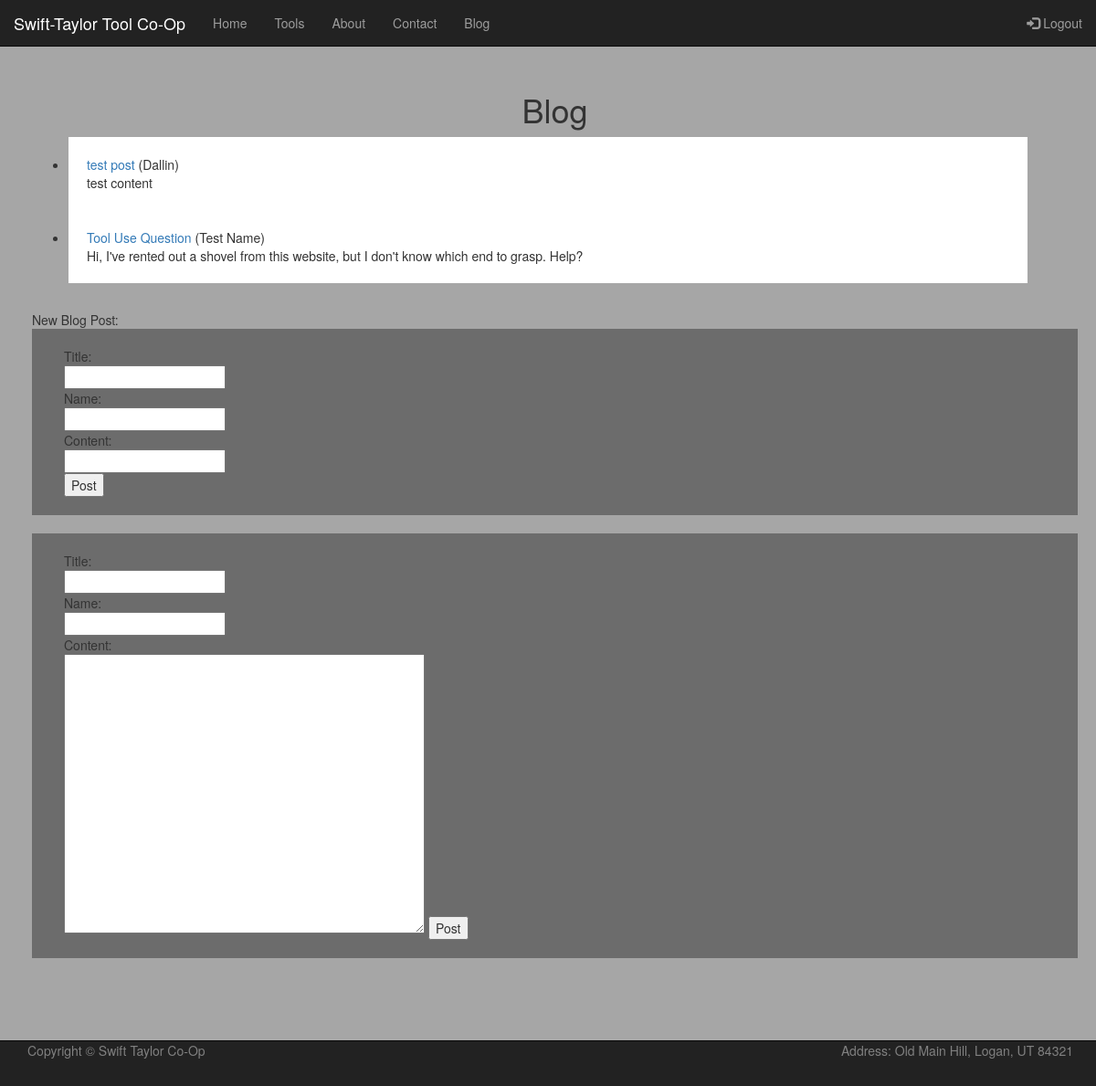
Screenshot of /blog/ (signed in) with the database file from the repository.
### tools/models.py (models this page shows)
class Blog(models.Model):
    title = models.CharField(max_length=200)
    author = models.CharField(max_length=100)
    content = models.TextField()
    date = models.DateField(default=datetime.date.today)

### tools/views.py (the view)
# urls.py: path('blog/', tools_views.BlogView.as_view(), name = 'blog'),
class BlogView(generic.ListView):
    template_name = 'tools/blog.html'
    context_object_name = 'all_blog_list'
    def get_queryset(self):
        return Blog.objects.order_by('-date')

### tools/templates/tools/blog.html (shortened to what this page needs)
<!DOCTYPE html>
{% load static %}
<html lang = "en">
    <head>
        {% load static %}
        <link rel="stylesheet" href="https://maxcdn.bootstrapcdn.com/bootstrap/3.4.1/css/bootstrap.min.css">
        <link rel="stylesheet" href = "{% static 'tools/style.css' %}">
    </head>
<nav class="navbar navbar-inverse navbar-fixed-top">
  <div class="container-fluid">
    <div class="navbar-header">
      <a class="navbar-brand" href="#">Swift-Taylor Tool Co-Op</a>
    </div>
    <ul class="nav navbar-nav">
      <li><a href="{% url 'homepage' %}">Home</a></li>
      <li><a href="{% url 'tools' %}">Tools</a></li>
      <li><a href="{% url 'about' %}">About</a></li>
    <li><a href="{% url 'contact' %}">Contact</a></li>
    <li><a href="{% url 'blog' %}">Blog</a></li>
    </ul>
    <ul class="nav navbar-nav navbar-right">
    {% if user.is_authenticated %}
      <li><a href="{% url 'logout' %}"><span class="glyphicon glyphicon-log-in"></span> Logout</a></li>
    {% else %}
      <li class="active"><a href="{% url 'register' %}"><span class="glyphicon glyphicon-user"></span> Sign Up</a></li>
      <li><a href="{% url 'login' %}"><span class="glyphicon glyphicon-log-in"></span> Login</a></li>
    {% endif %}
    </ul>
  </div>
</nav>
	<body class="wood-background blog">
  <div class = "scrollable">
      <br/>
      <br/>
        <br/>
            <h1>Blog</h1>
            {% if all_blog_list %}
                <ul>
                    {% for blog in all_blog_list %}
                <li class="post">
                    <a href="{% url 'entry' blog.id%}">{{ blog.title }}</a> ({{blog.author}})
                    <br/>
                    {{blog.content|truncatewords:200}}
                </li>
                {% endfor %}
            </ul>
            {% else %}
                <p>No posts.</p>
            {% endif %}
            <br/>
            {% if user.is_authenticated %}
            New Blog Post:
            <form action="{% url 'postblog' %}"method="post" class="blog">
                Title:<br>
                <input type="text" name="title"><br>
                Name:<br>
                <input type="text" name="name"><br>
                Content:<br>
                <input type="textarea" name="content"><br>
                <input type="submit" value="Post">
              </form>
            {% endif %}
            <form action="{% url 'postblog' %}"method="post" class="blog">
              Title:<br>
              <input type="text" name="title"><br>
              Name:<br>
              <input type="text" name="name"><br>
              Content:<br>
              <textarea class="input" rows = "15" cols = "50" name = "content"></textarea>
              <input type="submit" value="Post">
            </form>
  </div>
      <br><br/>
      <br><br/>
<nav class="navbar navbar-inverse navbar-fixed-bottom">
  <div class="container">
    <p class="nav navbar-nav navbar-left" style="color:gray;"> Copyright &copy; Swift Taylor Co-Op</p>
	<p class="nav navbar-nav navbar-right" style="color:gray;"> Address: Old Main Hill, Logan, UT 84321 </p>
  </div>
</nav>
    </body>
</html>

### tools/static/tools/style.css (style rules this page uses)
h1 { text-align: center; padding-left: 10px; padding-right: 10px; }
p { padding-left: 10px; padding-right: 10px; }
.wood-background { background-image: url("https://www.patternpictures.com/wp-content/uploads/Light-wood-background-texture-with-subtle-cracks-patternpictures-1113-973x646.jpg"); background-color: gray; background-blend-mode: screen; }
.blog { padding: 20px; padding-left: 35px; margin-bottom: 20px; background-color: rgba(0, 0, 0, 0.35); }
.blog p { color: white; }
.post { background: white; padding: 20px; width: 95%; }
.scrollable { overflow-y:auto; }

### rows the page displays
Blog: title "test post", author "Dallin", content "test content"
Blog: title "Tool Use Question", author "Test Name", content "Hi, I've rented out a shovel from this website, but I don't know which end to grasp. Help?"
